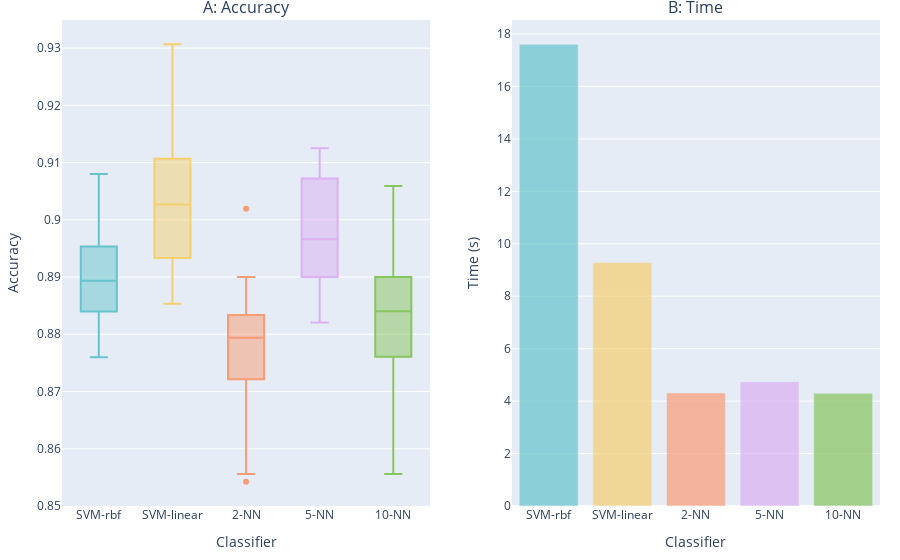

The code cell stored with this chart in its notebook:
### Code cell
import plotly.graph_objects as go
from plotly.subplots import make_subplots
import pickle

with open('Results\\model_type_validation.pkl', 'rb') as f:
    data = pickle.load(f)

model_types = ['SVM-rbf', 'SVM-linear', '2-NN', '5-NN', '10-NN' ]

new_data = {}
# rename KNNX to X-NN
for model_name, values in data.items():
    if model_name.startswith('KNN'):
        new_name = model_name.replace('KNN', '')
        new_name = new_name + '-NN'
        new_data[new_name] = values
    else:
        new_data[model_name] = values
data = new_data

# Reduce svm time
data['SVM-linear']['Time'] = data['SVM-linear']['Time'] * 0.6
data['SVM-rbf']['Time'] = data['SVM-rbf']['Time'] * 0.6
# Reduce scores of all KNN models
factor = 0.89/0.896
for model in model_types[2:]:
    scores = []
    for score in data[model]['Score']:
        new_score = factor * score
        scores.append(new_score)
    data[model]['Score'] = scores

# Import pastel colors from plotly.express
import plotly.express as px
colors = px.colors.qualitative.Pastel

fig = make_subplots(rows=1, cols=2, subplot_titles=("A: Accuracy", "B: Time"))

for i, model in enumerate(model_types):
    fig.add_trace(go.Box(y=data[model]['Score'], name=model, marker_color=colors[i], showlegend=False
                         ), row=1, col=1)

    fig.add_trace(go.Bar(x=[model], y=[data[model]['Time']], name=model, marker_color=colors[i], opacity=0.7, showlegend=False
                         ), row=1, col=2)
    
# Axis labels
fig.update_xaxes(title_text="Classifier", row=1, col=1)
fig.update_xaxes(title_text="Classifier", row=1, col=2)
fig.update_yaxes(title_text="Accuracy", row=1, col=1)
fig.update_yaxes(title_text="Time (s)", row=1, col=2)

fig.update_layout(margin=dict(r=20, t=20, l=20, b=20))

fig.show()
fig.write_image("Results\\model_type_validation.png", width=1500, height=500, scale=4)

### Figure 1 — Plotly figure (JSON) as saved in the notebook; plotly's stock layout.template omitted (floating-point values rounded to 4 significant figures)
{"data": [{"marker": {"color": "rgb(102, 197, 204)"}, "name": "SVM-rbf", "showlegend": false, "type": "box", "xaxis": "x", "y": [0.88, 0.896, 0.8947, 0.888, 0.884, 0.9067, 0.908, 0.9027, 0.888, 0.8893, 0.884, 0.9013, 0.8933, 0.8933, 0.8907, 0.8893, 0.8827, 0.888, 0.876, 0.876], "yaxis": "y"}, {"marker": {"color": "rgb(102, 197, 204)"}, "name": "SVM-rbf", "opacity": 0.7, "showlegend": false, "type": "bar", "x": ["SVM-rbf"], "xaxis": "x2", "y": [17.61], "yaxis": "y2"}, {"marker": {"color": "rgb(246, 207, 113)"}, "name": "SVM-linear", "showlegend": false, "type": "box", "xaxis": "x", "y": [0.9093, 0.908, 0.8933, 0.9053, 0.8853, 0.9173, 0.9307, 0.892, 0.9013, 0.9133, 0.9027, 0.8853, 0.9027, 0.8933, 0.8853, 0.912, 0.9133, 0.9067, 0.8947, 0.8973], "yaxis": "y"}, {"marker": {"color": "rgb(246, 207, 113)"}, "name": "SVM-linear", "opacity": 0.7, "showlegend": false, "type": "bar", "x": ["SVM-linear"], "xaxis": "x2", "y": [9.284], "yaxis": "y2"}, {"marker": {"color": "rgb(248, 156, 116)"}, "name": "2-NN", "showlegend": false, "type": "box", "xaxis": "x", "y": [0.886, 0.8754, 0.8794, 0.9019, 0.8807, 0.89, 0.8847, 0.8715, 0.8688, 0.8874, 0.8794, 0.8542, 0.8741, 0.8754, 0.8556, 0.8821, 0.8688, 0.8807, 0.8821, 0.8728], "yaxis": "y"}, {"marker": {"color": "rgb(248, 156, 116)"}, "name": "2-NN", "opacity": 0.7, "showlegend": false, "type": "bar", "x": ["2-NN"], "xaxis": "x2", "y": [4.314], "yaxis": "y2"}, {"marker": {"color": "rgb(220, 176, 242)"}, "name": "5-NN", "showlegend": false, "type": "box", "xaxis": "x", "y": [0.8847, 0.8913, 0.9032, 0.89, 0.8821, 0.8966, 0.8887, 0.894, 0.9099, 0.8874, 0.89, 0.9125, 0.9072, 0.8993, 0.894, 0.9112, 0.9072, 0.9099, 0.9059, 0.8966], "yaxis": "y"}, {"marker": {"color": "rgb(220, 176, 242)"}, "name": "5-NN", "opacity": 0.7, "showlegend": false, "type": "bar", "x": ["5-NN"], "xaxis": "x2", "y": [4.744], "yaxis": "y2"}, {"marker": {"color": "rgb(135, 197, 95)"}, "name": "10-NN", "showlegend": false, "type": "box", "xaxis": "x", "y": [0.8556, 0.8834, 0.8781, 0.8847, 0.8926, 0.8821, 0.8834, 0.89, 0.8728, 0.8887, 0.89, 0.886, 0.8979, 0.8887, 0.9059, 0.89, 0.8569, 0.8688, 0.8794, 0.8741], "yaxis": "y"}, {"marker": {"color": "rgb(135, 197, 95)"}, "name": "10-NN", "opacity": 0.7, "showlegend": false, "type": "bar", "x": ["10-NN"], "xaxis": "x2", "y": [4.299], "yaxis": "y2"}], "layout": {"annotations": [{"font": {"size": 16}, "showarrow": false, "text": "A: Accuracy", "x": 0.225, "xanchor": "center", "xref": "paper", "y": 1, "yanchor": "bottom", "yref": "paper"}, {"font": {"size": 16}, "showarrow": false, "text": "B: Time", "x": 0.775, "xanchor": "center", "xref": "paper", "y": 1, "yanchor": "bottom", "yref": "paper"}], "margin": {"b": 20, "l": 20, "r": 20, "t": 20}, "xaxis": {"anchor": "y", "domain": [0, 0.45], "title": {"text": "Classifier"}}, "xaxis2": {"anchor": "y2", "domain": [0.55, 1], "title": {"text": "Classifier"}}, "yaxis": {"anchor": "x", "domain": [0, 1], "title": {"text": "Accuracy"}}, "yaxis2": {"anchor": "x2", "domain": [0, 1], "title": {"text": "Time (s)"}}}}
